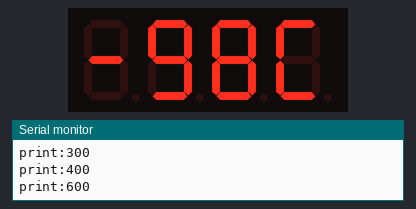
The sketch below on a simulated Arduino Uno, built with avr-gcc and run on an emulated ATmega328P. Shown: 4-digit seven-segment display, the last lines printed to the serial monitor.

Above: at 0.1 s.
At 30.2 s:
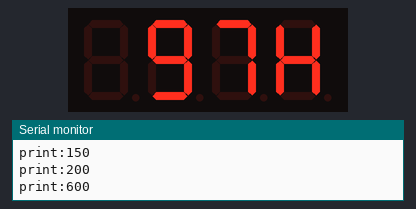
At 90.3 s:
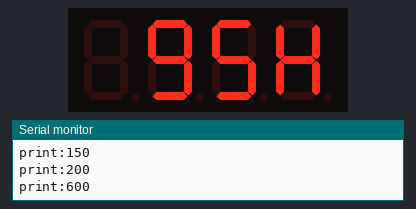
At 120.3 s:
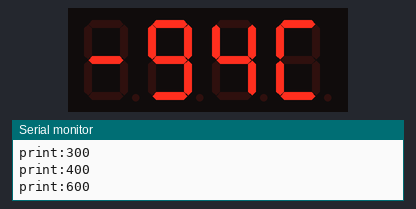

Measured:
- what the display in image 1 shows lasts 30.1 s, from 30.1 s to 60.2 s

The sketch:

display7seg.ino
```cpp
#include <TM1637Display.h> //INCLUSÃO DE BIBLIOTECA

const int CLK  = 2 ;//PINO DIGITAL UTILIZADO PELO CLK
const int DIO = 3; //PINO DIGITAL UTILIZADO PELO DIO
const int TEST_DELAY = 30000 ;//A QUANTIDADE DE TEMPO (EM MILISSEGUNDOS) ENTRE OS TESTES

const uint8_t C = 0b00111001;
const uint8_t H = 0b01110110;
const uint8_t EMPTY = 0b00000000;
const uint8_t MINUS = 0b01000000;


bool humity = true;

TM1637Display display(CLK, DIO); //PPASSA OS PARÂMETROS PARA UMA FUNÇÃO DA BIBLIOTECA TM1637Display


int contador = -99; //VARIÁVEL DO TIPO INTEIRA


void setup(){
 Serial.begin(9600);
  display.setBrightness(0x0f); //DEFINE A INTESIDADE LUMINOSA DOS SEGMENTOS DO DISPLAY
}

void print(bool humity, int value)
{
  Serial.println("print:100");
  uint8_t  clear[] = {EMPTY, EMPTY,EMPTY,  EMPTY};
  display.setSegments(clear);

  Serial.println("print:150");

  if(humity)
  {
    if(value<0)
    {
      value=value*-1;
    }
      Serial.println("print:200");
      uint8_t  data[] = {EMPTY, EMPTY,EMPTY,  H};
      display.setSegments(data);

  }
  else
  {
    Serial.println("print:300");
    if(value<0)
    {
      Serial.println("print:400");
       uint8_t  data[] = {MINUS, EMPTY,EMPTY,  C};
       display.setSegments(data);
       value = value * -1;
    }
    else
    {
      Serial.println("print:500");
      uint8_t  data[] = {EMPTY, EMPTY,EMPTY,  C};
       display.setSegments(data);
    }
  }
  Serial.println("print:600");


  display.showNumberDec(value,false,2,1); //IMPRIME NO DISPLAY A CONTAGEM ATUAL


}

void loop(){

  // display.showNumberDec(contador,false); //IMPRIME NO DISPLAY A CONTAGEM ATUAL


  humity = !humity;

  contador++;

  print(humity,contador);

   delay(TEST_DELAY);

}
```
